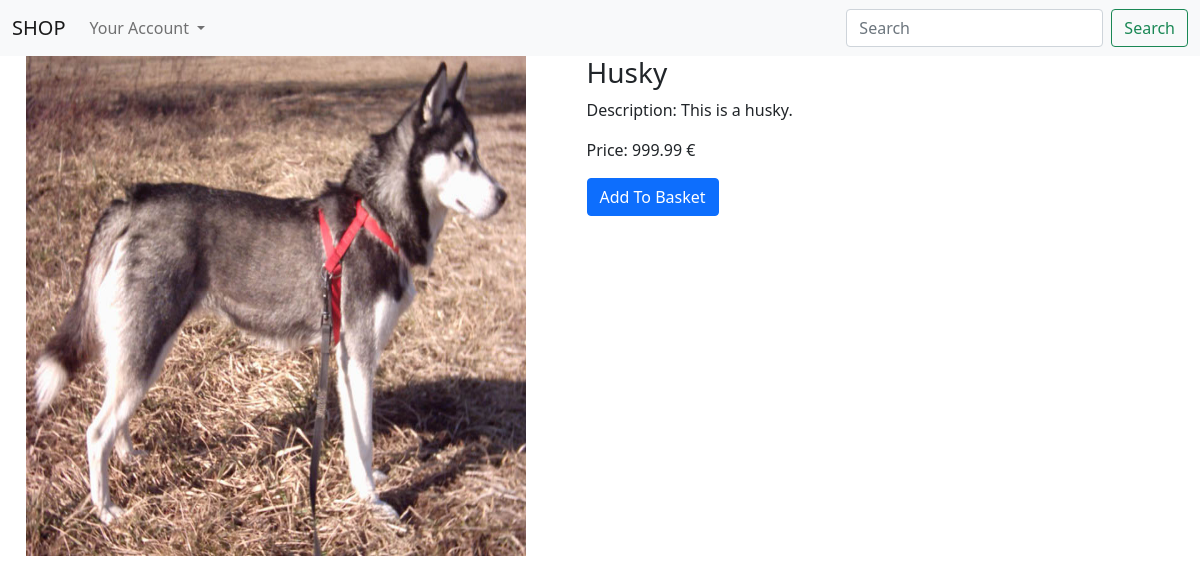
The app's page /product/3 with its own data.
### duarteshop/models.py (models this page shows)
class Product(models.Model):
    id = models.IntegerField(primary_key=True)
    name = models.TextField()
    description = models.TextField(null=True)
    price = models.DecimalField(max_digits=6, decimal_places=2, default=0.0)
    image = models.FileField(upload_to='products', null=True)
    isOnSale = models.BooleanField(default=False)
    isInStock = models.BooleanField(default=True)

### duarteshop/views.py (the view)
# urls.py: path('product/<int:prodId>', views.product_individual, name="product_individual"),
def product_individual(request, prodId):
    product = Product.objects.get(id=prodId)
    return render(request, 'product_individual.html', {'product': product})

### duarteshop/templates/product_individual.html (shortened to what this page needs)
{%  extends "base.html" %}
{%  block content %}
    <div class="row">
        <div class="container col-5 md-3">
            <img src="{{ product.image.url }}" alt="{{p.name}}" height="500px" width="500px" />
        </div>
        <div class="container col-6 md-3">
            <h3>{{product.name}}</h3>
            <p>Description: {{product.description}}</p>
            <p>Price: {{product.price}} €</p>
            <a href="/addbasket/{{product.id}}" class="btn btn-primary">Add To Basket</a>
        </div>
    </div>
{%  endblock %}

### records on screen
Product: image (picture), name "Husky", description "This is a husky.", price "999.99"
